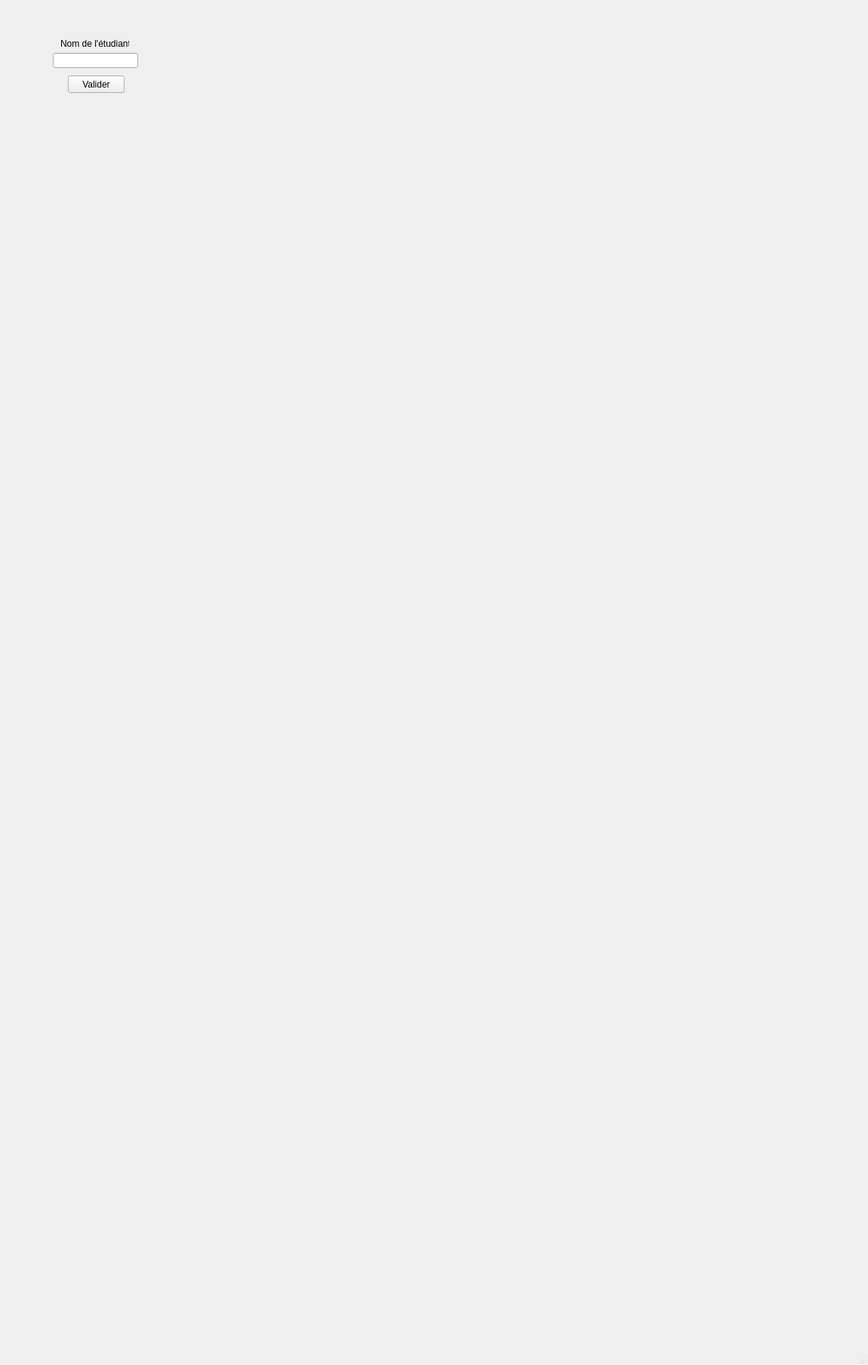
<?xml version="1.0" encoding="UTF-8"?>
<ui version="4.0">
 <class>MainWindow</class>
 <widget class="QMainWindow" name="MainWindow">
  <property name="geometry">
   <rect>
    <x>0</x>
    <y>0</y>
    <width>1150</width>
    <height>1808</height>
   </rect>
  </property>
  <property name="windowTitle">
   <string>MainWindow</string>
  </property>
  <widget class="QWidget" name="centralwidget">
   <widget class="QLabel" name="label_nom_etudiant">
    <property name="geometry">
     <rect>
      <x>80</x>
      <y>50</y>
      <width>91</width>
      <height>16</height>
     </rect>
    </property>
    <property name="text">
     <string>Nom de l'étudiant</string>
    </property>
   </widget>
   <widget class="QLineEdit" name="lineEdit_nom_etudiant">
    <property name="geometry">
     <rect>
      <x>70</x>
      <y>70</y>
      <width>113</width>
      <height>20</height>
     </rect>
    </property>
    <property name="text">
     <string/>
    </property>
   </widget>
   <widget class="QPushButton" name="pushButton_Valider">
    <property name="geometry">
     <rect>
      <x>90</x>
      <y>100</y>
      <width>75</width>
      <height>23</height>
     </rect>
    </property>
    <property name="text">
     <string>Valider</string>
    </property>
   </widget>
   <widget class="QLabel" name="label_message">
    <property name="geometry">
     <rect>
      <x>70</x>
      <y>140</y>
      <width>131</width>
      <height>20</height>
     </rect>
    </property>
    <property name="text">
     <string/>
    </property>
   </widget>
  </widget>
  <widget class="QMenuBar" name="menubar">
   <property name="geometry">
    <rect>
     <x>0</x>
     <y>0</y>
     <width>1150</width>
     <height>21</height>
    </rect>
   </property>
  </widget>
  <widget class="QStatusBar" name="statusbar"/>
 </widget>
 <resources/>
 <connections/>
</ui>
